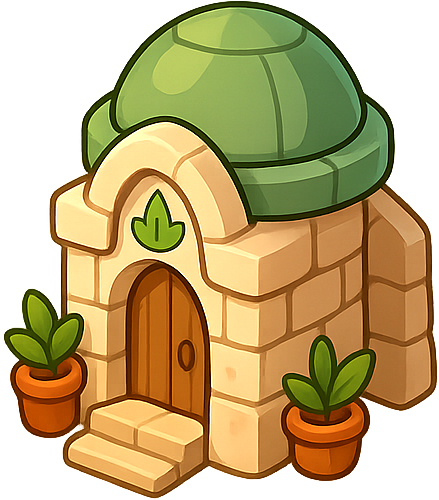
#> input picture src/assets/images/Medieval Human Building Pack – 2D Fantasy RTS Town Assets for Strategy Games/Source/Human Building (1).png, 439 x 500 px
$ python -i train_lora.py   (imports and definitions only)
#> lines starting #> are read from the running program, lines starting #| are printed output that depends on the picture
"""
LoRA Training Pipeline for Lanecraft Building Sprites

Step 1: Curate & prep training images from the 4 asset packs
Step 2: Composite onto dark background, generate captions
Step 3: Zip and upload to Replicate for LoRA training
Step 4: Generate missing sprites once training completes

Usage:
  python scripts/train_lora.py prep        # Step 1-2: curate, composite, caption
  python scripts/train_lora.py train       # Step 3: upload and start training
  python scripts/train_lora.py status      # Check training status
  python scripts/train_lora.py generate    # Step 4: generate gap sprites
"""

import os
import sys
import json
import time
import random
import zipfile
import urllib.request
import hashlib

# Try to import PIL for image processing
try:
    from PIL import Image
except ImportError:
    print("ERROR: Pillow is required. Run: pip install Pillow")
    sys.exit(1)

SCRIPT_DIR = os.path.dirname(os.path.abspath(__file__))
PROJECT_DIR = os.path.dirname(SCRIPT_DIR)
PREP_DIR = os.path.join(SCRIPT_DIR, "lora_training_data")
ZIP_PATH = os.path.join(SCRIPT_DIR, "lora_training_data.zip")
STATE_FILE = os.path.join(SCRIPT_DIR, "lora_state.json")
GENERATED_DIR = os.path.join(SCRIPT_DIR, "generated_sprites_lora")

TRIGGER_WORD = "LCBLDG"
BG_COLOR = (40, 40, 50)  # dark blue-gray background
TARGET_SIZE = 1024  # Flux trains at 1024x1024

API_TOKEN = os.environ.get("REPLICATE_API_TOKEN")

# ============================================================
# Asset pack definitions
# ============================================================

PACKS = {
    "human": {
        "dir": os.path.join(PROJECT_DIR, "src", "assets", "images",
                            "Medieval Human Building Pack \u2013 2D Fantasy RTS Town Assets for Strategy Games", "Source"),
        "pattern": "Human Building ({n}).png",
        "style": "medieval European stone architecture, warm sandstone walls, orange-red tiled roofs, golden trim, wooden beams",
        "races": "Crown, Goblins",
        "count": 57,
    },
    "orc": {
        "dir": os.path.join(PROJECT_DIR, "src", "assets", "images",
                            "Fantasy RTS Orc Building Icons for Base Building and Strategy Games", "Source"),
        "pattern": "Orc Building ({n}).png",
        "style": "dark tribal orcish architecture, bone and hide decorations, wooden spikes, war banners, crude stone and metal",
        "races": "Horde, Demon",
        "count": 58,
    },
    "elf": {
        "dir": os.path.join(PROJECT_DIR, "src", "assets", "images",
                            "Fantasy RTS Elven Building Icons for Base Building and City-Building Games", "Source"),
        "pattern": "Elf Building ({n}).png",
        "style": "natural elven architecture, living wood and vines, leaf roofing, thorny red vines, teal accents, organic shapes",
        "races": "Tenders, Wild",
        "count": 53,  # actual count based on exploration (was 45 in CLAUDE.md but 53 found)
    },
    "nightelf": {
        "dir": os.path.join(PROJECT_DIR, "src", "assets", "images",
                            "Stylized Night Elf RTS Building Pack for Fantasy Strategy and RPG Games", "Source"),
        "pattern": "NightEfl Building ({n}).png",
        "style": "dark gothic fantasy architecture, dark stone with glowing purple and teal crystals, gold ornaments, mystical energy",
        "races": "Deep, Geists, Oozlings",
        "count": 55,
    },
}

# Building types for captioning — maps pack number to a description
# We'll auto-generate generic captions and let the LoRA learn the style
BUILDING_TYPES = [
    "barracks", "tower", "keep", "house", "temple", "workshop",
    "forge", "stable", "shrine", "outpost", "fortress", "hut",
    "market", "library", "altar", "monument", "gate", "wall segment",
    "watchtower", "hall", "camp", "pit", "den", "grove", "crypt",
    "reef", "grotto", "vat", "pool", "nest", "hollow", "sanctum",
]


# [36 lines left out: functions get_pack_images, curate_images, not called in this run]


def composite_on_background(img_path, output_path):
    """Composite RGBA image onto solid background, resize to target."""
#> called with output_path = 'out.png'
    img = Image.open(img_path).convert("RGBA")
#> img is the input picture: PIL image 439x500 RGBA; mean R, G, B, A 160.9, 135.1, 64.9, 179.6

    # Create background
    bg = Image.new("RGBA", img.size, BG_COLOR + (255,))
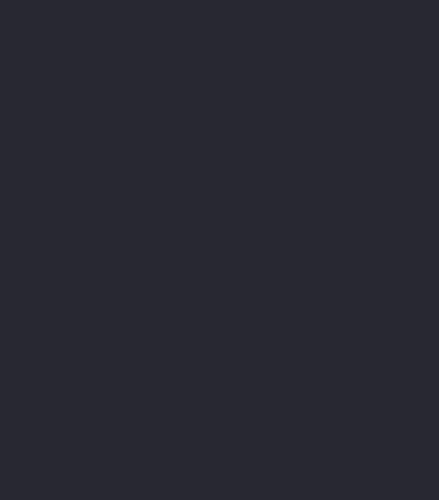
#> bg: PIL image 439x500 RGBA; mean R, G, B, A 40, 40, 50, 255
    bg.paste(img, (0, 0), img)  # paste with alpha mask
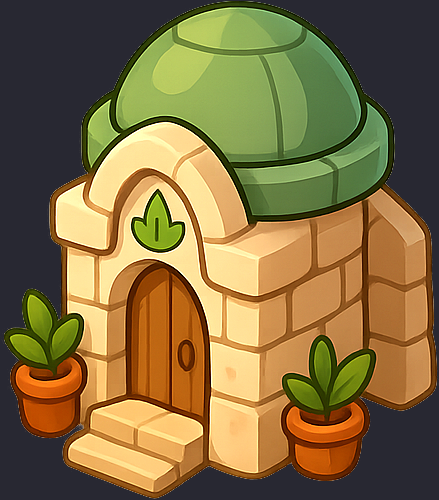
#> bg: PIL image 439x500 RGBA; mean R, G, B, A 130, 109.8, 64.3, 254.8; transparent parts drawn white
    result = bg.convert("RGB")

    # Resize to fit within TARGET_SIZE while maintaining aspect ratio
    # Pad to square
    w, h = result.size
    scale = min(TARGET_SIZE / w, TARGET_SIZE / h) * 0.85  # 85% fill, leave margin
    new_w = int(w * scale)
    new_h = int(h * scale)
    result = result.resize((new_w, new_h), Image.LANCZOS)
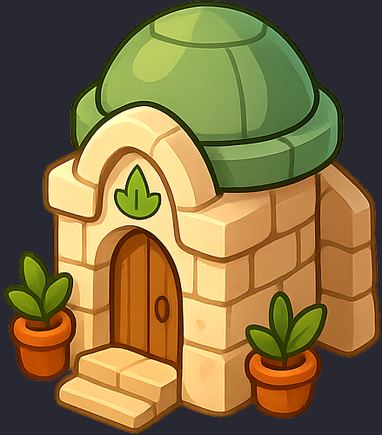
#> result: PIL image 764x870 RGB (shown at 1/2 size); mean R, G, B 129.9, 109.8, 64.4

    # Center on square canvas
    canvas = Image.new("RGB", (TARGET_SIZE, TARGET_SIZE), BG_COLOR)
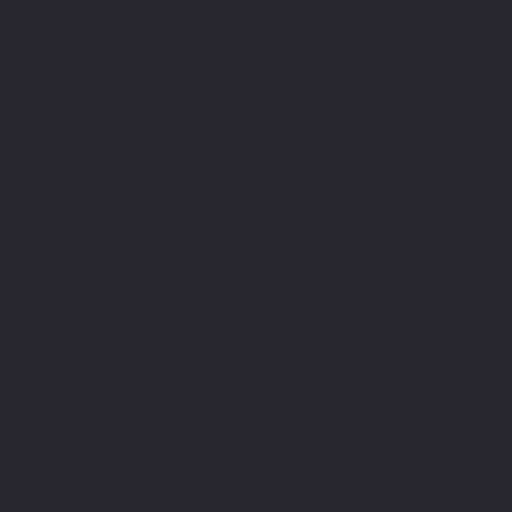
#> canvas: PIL image 1024x1024 RGB (shown at 1/2 size); mean R, G, B 40, 40, 50
    x = (TARGET_SIZE - new_w) // 2
    y = (TARGET_SIZE - new_h) // 2
    canvas.paste(result, (x, y))
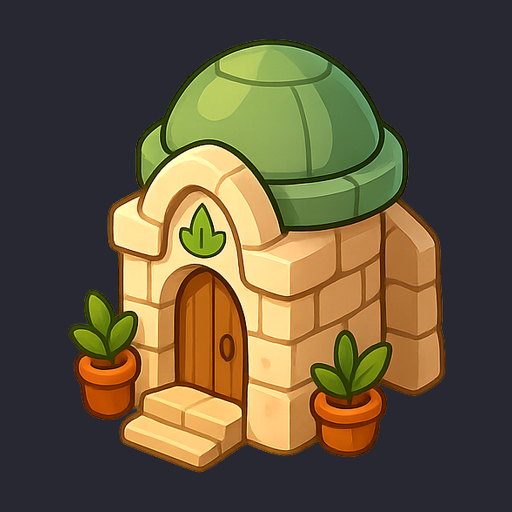
#> canvas: PIL image 1024x1024 RGB (shown at 1/2 size); mean R, G, B 97, 84.2, 59.1

    canvas.save(output_path, "PNG")
    return output_path


# [240 lines left out: functions generate_caption, cmd_prep, api_request, upload_zip, cmd_train, cmd_status, not called in this run]


# ============================================================
# Gap definitions — what sprites to generate
# ============================================================

GAPS = [
    # Deep towers
    {"race": "deep", "building": "tower", "node": "B", "name": "Tidal Pool Tower",
     "desc": "aquatic watchtower with teal crystal dome, dark stone base, coral details, gold chain ornaments, slow aura effect"},
    {"race": "deep", "building": "tower", "node": "C", "name": "Vortex Pool",
     "desc": "aquatic vortex tower, swirling water energy, dark stone with teal whirlpool on top, faster attack variant"},
    {"race": "deep", "building": "tower", "node": "D", "name": "Abyssal Pool",
     "desc": "massive deep-sea fortress tower, enormous teal dome, very thick dark stone walls, heavily fortified, barnacles and coral armor"},
    {"race": "deep", "building": "tower", "node": "E", "name": "Crushing Tide",
     "desc": "offensive aquatic war tower, mounted harpoon launcher on top, teal crystal targeting lens, battle-worn stone"},
    {"race": "deep", "building": "tower", "node": "F", "name": "Tsunami Tower",
     "desc": "rapid-fire aquatic tower, multiple water jet cannons, teal energy conduits, fast-attack mechanism"},
    {"race": "deep", "building": "tower", "node": "G", "name": "Frozen Pool",
     "desc": "long-range aquatic siege tower, massive ice crystal cannon on top, frost aura, teal and white frozen stone"},

    # Geists towers
    {"race": "geists", "building": "tower", "node": "B", "name": "Shadow Spire",
     "desc": "haunted gothic tower, dark grey stone, glowing purple stained glass, spectral flames, reinforced and sturdy"},
    {"race": "geists", "building": "tower", "node": "C", "name": "Wither Spire",
     "desc": "rapid-attack undead tower, multiple skull-shaped arrow slits, purple energy bolts, faster attack mechanism"},
    {"race": "geists", "building": "tower", "node": "D", "name": "Void Spire",
     "desc": "massive dark fortress tower, very thick obsidian walls, purple void energy core, heavily fortified undead bastion"},
    {"race": "geists", "building": "tower", "node": "E", "name": "Blight Spire",
     "desc": "offensive undead war tower, mounted spectral cannon, purple death energy beam weapon, battle-scarred dark stone"},
    {"race": "geists", "building": "tower", "node": "F", "name": "Nightmare Spire",
     "desc": "rapid-fire undead tower, multiple ghostly bolt launchers, purple energy conduits, mechanical nightmare mechanism"},
    {"race": "geists", "building": "tower", "node": "G", "name": "Death Spire",
     "desc": "long-range undead siege tower, enormous death ray crystal on top, purple devastation beam, ultimate dark power"},

    # Geists casters
    {"race": "geists", "building": "caster", "node": "C", "name": "Dark Sanctum",
     "desc": "dark sorcerer sanctum, obsidian altar with swirling purple dark magic, floating rune stones, trains dark sorcerers"},
    {"race": "geists", "building": "caster", "node": "D", "name": "Necro Sanctum",
     "desc": "necromancer sanctum, bone-decorated dark temple, green necromantic glow, skull totems, trains necromancers who summon skeletons"},
    {"race": "geists", "building": "caster", "node": "E", "name": "Soul Sanctum",
     "desc": "soul harvester sanctum, purple soul-catching crystals, spectral chains, ghostly energy vortex, trains soul harvesters"},
    {"race": "geists", "building": "caster", "node": "F", "name": "Shadow Sanctum",
     "desc": "shadow sorcerer sanctum, dark purple shadow magic, floating shadow orbs, obsidian pillars, trains shadow sorcerers"},

    # Geists ranged
    {"race": "geists", "building": "ranged", "node": "D", "name": "Plague Tomb",
     "desc": "plague archer tomb, dark stone with green plague mist, poison arrow racks, diseased aura, trains plague archers"},
    {"race": "geists", "building": "ranged", "node": "E", "name": "Hex Tomb",
     "desc": "hex volley tomb, purple hexagonal rune patterns, magical bolt launchers, trains hex volley wraiths"},
    {"race": "geists", "building": "ranged", "node": "F", "name": "Wailing Tomb",
     "desc": "wailing skull tomb, skull-shaped architecture, ghostly wailing energy, bone ballista components visible"},

    # Oozlings towers
    {"race": "oozlings", "building": "tower", "node": "B", "name": "Slime Pillar",
     "desc": "reinforced slime pillar tower, twisted dark wood with purple flower petals, ooze dripping, sturdier than base"},
    {"race": "oozlings", "building": "tower", "node": "C", "name": "Rapid Pillar",
     "desc": "fast-attack slime pillar, multiple ooze nozzles for rapid fire, bubbling purple-green slime, mechanical pump"},
    {"race": "oozlings", "building": "tower", "node": "D", "name": "Grand Pillar",
     "desc": "massive fortified slime pillar, enormous purple flower canopy, very thick dark wood walls, heavily armored with ooze"},
    {"race": "oozlings", "building": "tower", "node": "E", "name": "Acid Pillar",
     "desc": "offensive acid pillar, dripping green acid, corrosive damage focus, acid-etched dark stone, melting details"},
    {"race": "oozlings", "building": "tower", "node": "F", "name": "Storm Pillar",
     "desc": "rapid-fire storm pillar, crackling purple lightning, multiple ooze bolt launchers, electrical storm energy"},
    {"race": "oozlings", "building": "tower", "node": "G", "name": "Ooze Beacon",
     "desc": "ultimate ooze beacon tower, massive pulsing slime crystal on top, radiating chain lightning, the most powerful ooze structure"},

    # Oozlings casters
    {"race": "oozlings", "building": "caster", "node": "B", "name": "Bloater Vat",
     "desc": "bloater breeding vat, stone base with large bubbling purple-blue crystal, golden rim cauldron, trains big bloater slimes"},
    {"race": "oozlings", "building": "caster", "node": "C", "name": "Quick Vat",
     "desc": "quick bloater vat, sleeker design, speed-enhancing runes, faster slime production, trains quick bloater slimes"},
    {"race": "oozlings", "building": "caster", "node": "D", "name": "Mega Vat",
     "desc": "mega bloater vat, enormous bubbling cauldron, thick reinforced walls, trains mega bloater slimes"},
    {"race": "oozlings", "building": "caster", "node": "E", "name": "Acid Bloater Vat",
     "desc": "acid bloater vat, corrosive green acid bubbling, acid-etched stone, trains acid bloater slimes"},
    {"race": "oozlings", "building": "caster", "node": "F", "name": "Hyper Vat",
     "desc": "hyper bloater vat, crackling energy, rapid production mechanism, trains hyper bloater slimes"},
    {"race": "oozlings", "building": "caster", "node": "G", "name": "Ooze Lord Vat",
     "desc": "ultimate ooze lord vat, massive ornate cauldron, radiating purple power, trains ooze lord slimes"},

    # Oozlings melee
    {"race": "oozlings", "building": "melee", "node": "D", "name": "Armored Vat",
     "desc": "armored globule vat, thick reinforced walls, heavy plating, trains armored glob slimes"},
    {"race": "oozlings", "building": "melee", "node": "E", "name": "Acid Vat",
     "desc": "acid globule vat, corrosive green acid dripping, acid-etched stone, trains acid glob slimes"},
    {"race": "oozlings", "building": "melee", "node": "F", "name": "Volatile Vat",
     "desc": "volatile globule vat, unstable energy, warning markings, explosive slime brewing, trains volatile glob slimes"},

    # Oozlings ranged
    {"race": "oozlings", "building": "ranged", "node": "D", "name": "Acid Spitter Vat",
     "desc": "acid spitter vat, nozzles for acid projectiles, corrosive green bubbling, trains acid spitter slimes"},
    {"race": "oozlings", "building": "ranged", "node": "E", "name": "Burst Vat",
     "desc": "burst spitter vat, multiple rapid-fire nozzles, pressurized slime tanks, trains burst spitter slimes"},
    {"race": "oozlings", "building": "ranged", "node": "F", "name": "Hyper Vat",
     "desc": "hyper spitter vat, overcharged energy conduits, rapid slime production, trains hyper spitter slimes"},

    # Wild towers
    {"race": "wild", "building": "tower", "node": "B", "name": "Thorn Nest Tower",
     "desc": "reinforced thorn nest tower, thick thorny wooden walls, green leaf canopy, poison-tipped barbs, sturdy beast den"},
    {"race": "wild", "building": "tower", "node": "C", "name": "Venom Nest Tower",
     "desc": "fast-attack venom nest, multiple thorn launchers, dripping green venom, rapid-fire poison barbs"},
    {"race": "wild", "building": "tower", "node": "D", "name": "Great Nest Tower",
     "desc": "massive great nest fortress, enormous thorny wooden walls, very thick bark armor, heavily fortified beast stronghold"},
    {"race": "wild", "building": "tower", "node": "E", "name": "Poison Nest Tower",
     "desc": "offensive poison nest, concentrated venom launchers, glowing green poison reservoirs, deadly toxin weapons"},
    {"race": "wild", "building": "tower", "node": "F", "name": "Web Nest Tower",
     "desc": "rapid-fire web nest, spider silk launchers, sticky web traps, multiple fast-firing thorn cannons"},
    {"race": "wild", "building": "tower", "node": "G", "name": "Alpha Nest Tower",
     "desc": "ultimate alpha nest tower, massive ancient living wood fortress, glowing with primal power, the most powerful beast structure"},

    # Wild casters
    {"race": "wild", "building": "caster", "node": "D", "name": "Primal Hollow",
     "desc": "primal sage hollow, ancient living wood, glowing green nature runes, primal energy, trains primal sages"},
    {"race": "wild", "building": "caster", "node": "E", "name": "Storm Hollow",
     "desc": "storm sage hollow, wind-swept branches, crackling lightning, storm energy swirling, trains storm sages"},
    {"race": "wild", "building": "caster", "node": "F", "name": "Feral Hollow",
     "desc": "feral sage hollow, wild overgrown structure, savage thorns, glowing feral eyes in the darkness, trains feral sages"},
    {"race": "wild", "building": "caster", "node": "G", "name": "Alpha Hollow",
     "desc": "ultimate alpha sage hollow, massive ancient tree structure, radiating nature power, trains alpha sages"},

    # Wild melee
    {"race": "wild", "building": "melee", "node": "F", "name": "Viper Nest Den",
     "desc": "viper nest den, snake-themed lair, coiled serpent decorations, venom dripping, trains viper nest spawns"},
    {"race": "wild", "building": "melee", "node": "G", "name": "Spider Swarm Den",
     "desc": "spider swarm den, massive web-covered structure, multiple spider egg sacs, trains spider swarm spawns"},
]

# Pack style to use per race for generation prompts
RACE_PACK_STYLE = {
    "deep": "nightelf",
    "geists": "nightelf",
    "oozlings": "nightelf",
    "wild": "elf",
    "crown": "human",
    "horde": "orc",
    "goblins": "human",
    "demon": "orc",
    "tenders": "elf",
}


# [116 lines left out: functions cmd_generate, main, not called in this run]


# [2 lines not run here, left out]

>>> result = composite_on_background('../src/assets/images/Medieval Human Building Pack – 2D Fantasy RTS Town Assets for Strategy Games/Source/Human Building (1).png', 'out.png')

$ run again, on src/assets/images/Stylized Night Elf RTS Building Pack for Fantasy Strategy and RPG Games/Source/NightEfl Building (100).png
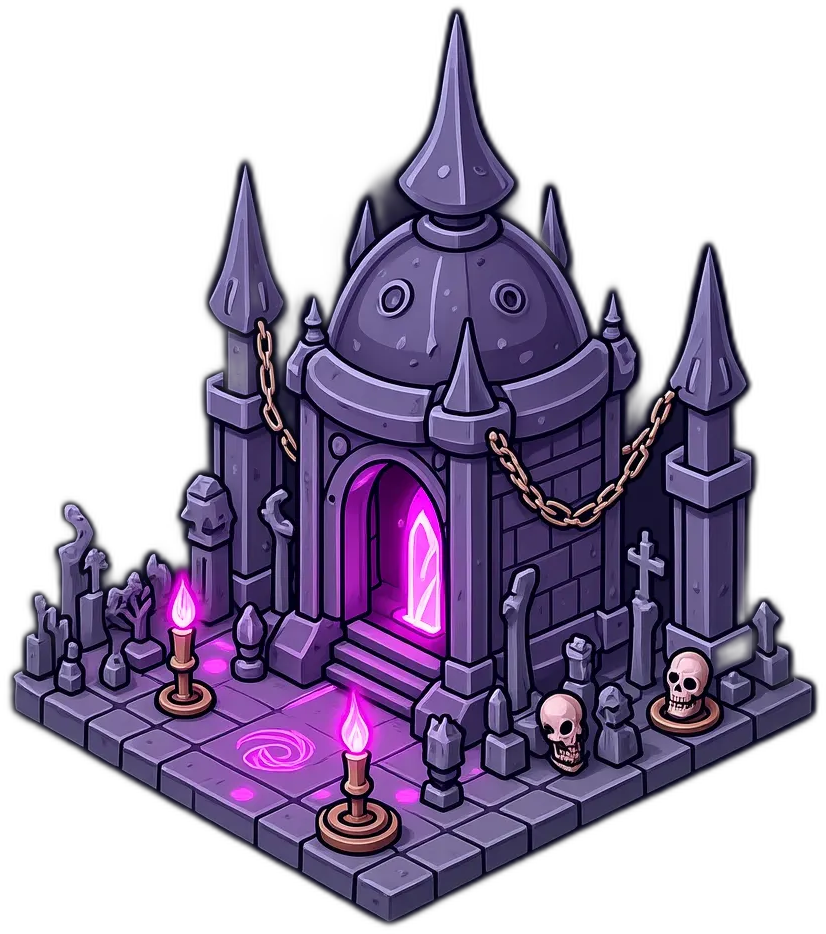
#> input picture src/assets/images/Stylized Night Elf RTS Building Pack for Fantasy Strategy and RPG Games/Source/NightEfl Building (100).png, 826 x 934 px
#> in composite_on_background, img is the input picture: PIL image 826x934 RGBA; mean R, G, B, A 42.3, 30.7, 55, 123.3
#> in composite_on_background, `result = bg.convert("RGB")`:
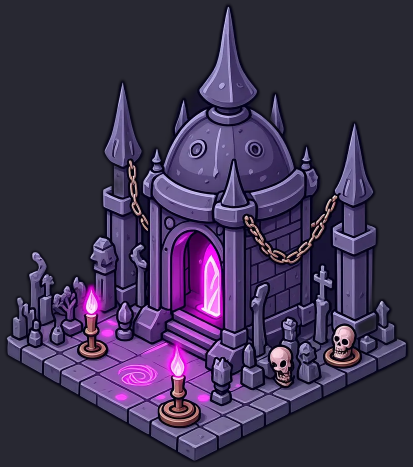
#> result: PIL image 826x934 RGB (shown at 1/2 size); mean R, G, B 62.6, 51.1, 80.2
#> in composite_on_background, `canvas.paste(result, (x, y))`:
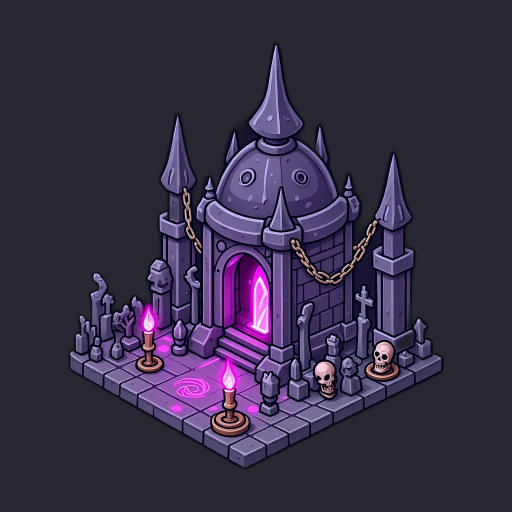
#> canvas: PIL image 1024x1024 RGB (shown at 1/2 size); mean R, G, B 54.4, 47.1, 69.3
